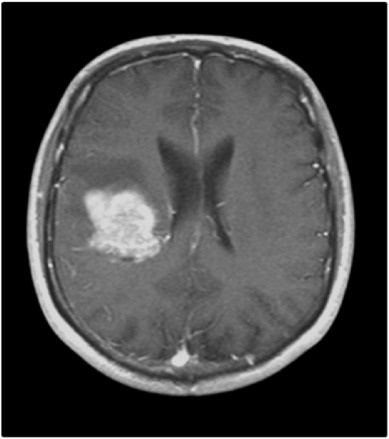
%> input picture bpss_img.jpg, 389 x 439 px
$ octave tumor_detection.m   (GNU Octave 9; MATLAB toolbox functions it lacks are replaced by stand-ins)
%> lines starting %> are read from the running program, lines starting %| are printed output that depends on the picture; in (x1, y1, x2, y2) boxes, pixels count from 0 and x2, y2 are one past the last pixel; in counts of white or black regions, pixels touching at a corner belong together; the program's own positions count from 1
clc;
clear;
close all;

img = imread('bpss_img.jpg');
%> img is the input picture: size 439x389x3 uint8; min 0, max 255, mean 67.3

if size(img,3) == 3
    img = rgb2gray(img);
%> img: size 439x389 uint8
end

figure, imshow(img);
title('Original MRI Image');

img_double = im2double(img);

[m, n] = size(img_double);
%> m = 439; n = 389
pixel_values = reshape(img_double, m*n, 1);

k = 3;
[cluster_idx, cluster_center] = kmeans(pixel_values, k);
%> cluster_center = [0.385; 0.00617; 0.769]

clustered_img = reshape(cluster_idx, m, n);
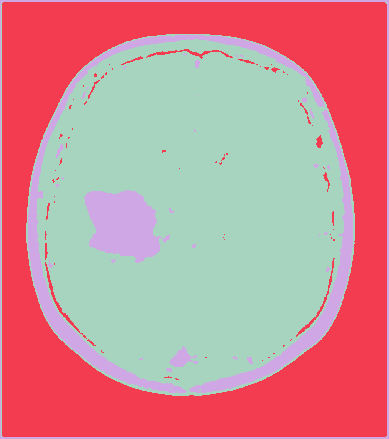
%> clustered_img: size 439x389 double; 3 distinct labels, from 1 to 3; one colour per label, 0 black

figure, imshow(clustered_img, []);
title('Clustered Image');

[~, tumor_cluster] = max(cluster_center);
%> tumor_cluster = 3
tumor_mask = (clustered_img == tumor_cluster);
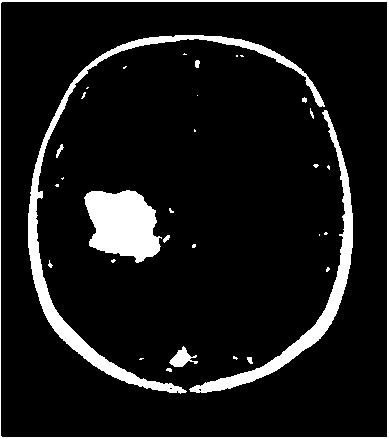
%> tumor_mask: size 439x389 logical; 9.8% white; 33 white regions (22 under 20 px), largest, box (x1, y1, x2, y2) and area: (28, 35, 325, 394) 5465, (84, 190, 162, 263) 4016, (189, 110, 353, 393) 3668

figure, imshow(tumor_mask);
title('Detected Tumor Region');

tumor_mask = bwareaopen(tumor_mask, 50);
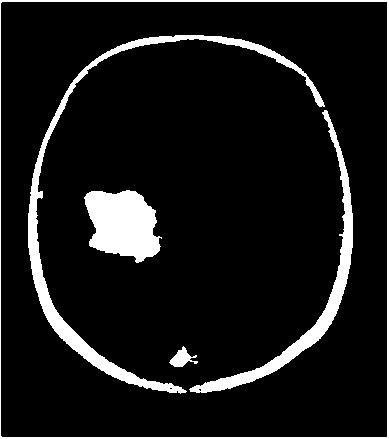
%> tumor_mask: size 439x389 logical; 9.5% white; 5 white regions, box (x1, y1, x2, y2) and area: (28, 35, 325, 394) 5465, (84, 190, 162, 263) 4016, (189, 110, 353, 393) 3668, (0, 0, 389, 439) 2863, (169, 346, 198, 367) 286

figure, imshow(tumor_mask);
title('Final Tumor Segmentation');

figure;
imshow(img);
hold on;
visboundaries(tumor_mask, 'Color', 'r');
title('Tumor Boundary Detection');
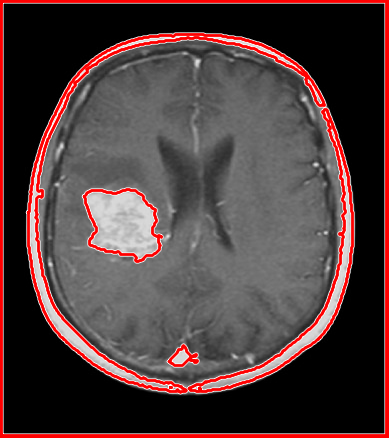
%> figure redrawn from the program's plot data; its title reads 'Tumor Boundary Detection'

$ run again, with original_mri_img.png saved as bpss_img.jpg
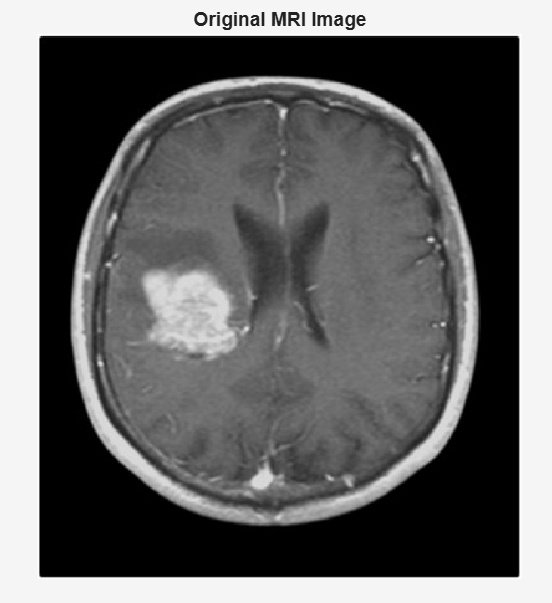
%> input picture original_mri_img.png, 552 x 603 px
%> img is the input picture: size 603x552x3 uint8; min 0, max 255, mean 103.4
%> img: size 603x552 uint8
%> cluster_center = [0.00823; 0.394; 0.922]
%> `clustered_img = reshape(cluster_idx, m, n);`:
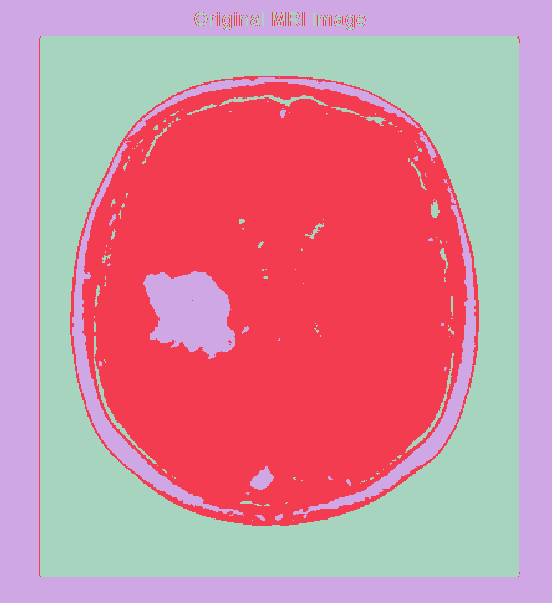
%> clustered_img: size 603x552 double; 3 distinct labels, from 1 to 3; one colour per label, 0 black
%> tumor_cluster = 3
%> `title('Tumor Boundary Detection');`:
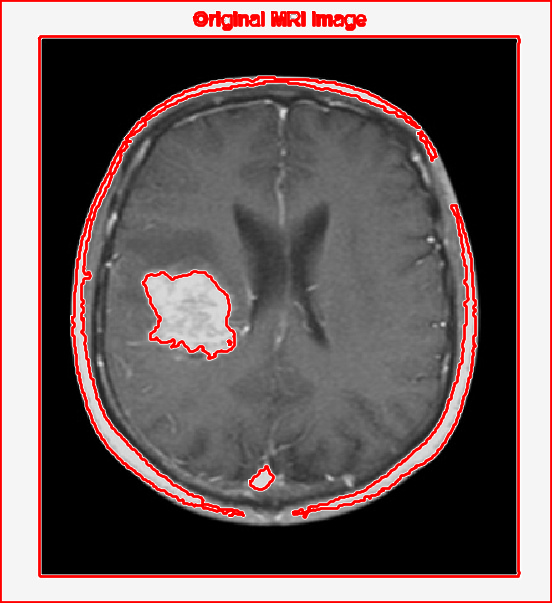
%> figure redrawn from the program's plot data; its title reads 'Tumor Boundary Detection'
